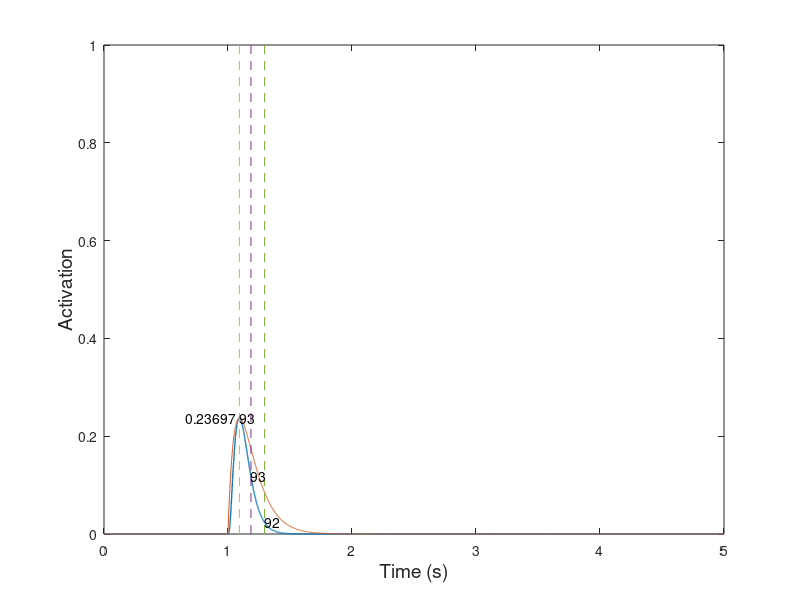

Here is the MATLAB script that generated this plot: (Note: this script raises an error after producing the figure.)
%==========================================================================
% new_model_v11_parameterSearch.m
% Author: Akira Nagamori
% Last update: 2/22/119
% Descriptions
%   Inspired by Williams et al. 1998
%==========================================================================

close all
clear all
clc

%% Simulation parameters
Fs = 1000; %sampling frequency
T = 1/Fs;
time = 0:1/Fs:5; %simulation time
Lce = 1;

%% Parameters to be searched
target_CT = 90;

        
for m = 1:1000
    S = 7;
    C = 1;
    k_1 = 20;
    k_2 = 5;
    k_3 = 15;
    k_4 = 7;
    tau_1 = 0.005;
    tau_2 = 0.04;
    n = 1.8;
    k = 0.04;
    alpha = 4;
    
    r = randi([1 11],1,1);
    if r == 1
        S = 7+ (-S*0.5 + (S*0.5+S*0.5)*rand(1,1));
    elseif r == 2
        C = (1 + (4-1)*rand(1,1));
    elseif r == 3
        k_1 = 20 + (-k_1*0.5 + (k_1*0.5+k_1*0.5)*rand(1,1));
    elseif r == 4    
        k_2 = 5 + (-k_2*0.5 + (k_2*0.5+k_2*0.5)*rand(1,1));
    elseif r == 5
        k_3 = 15 + (-k_3*0.5 + (k_3*0.5+k_3*0.5)*rand(1,1));
    elseif r == 6    
        k_4 = 7 + (-k_4*0.5 + (k_4*0.5+k_4*0.5)*rand(1,1));
    elseif r == 7    
        tau_1 = 0.005 + (-tau_1*0.5 + (tau_1*0.5+tau_1*0.5)*rand(1,1));
    elseif r == 8
        tau_2 = 0.04 + (-tau_2*0.5 + (tau_2*0.5+tau_2*0.5)*rand(1,1));
    elseif r == 9
        n = 1.8 + (-n*0.5 + (n*0.5+n*0.5)*rand(1,1));
    elseif r == 10
        k = 0.04 + (-k*0.5 + (k*0.5+k*0.5)*rand(1,1));
    elseif r == 11    
        alpha = 4 + (-alpha*0.5 + (alpha*0.5+alpha*0.5)*rand(1,1));
    end
   
    %% Run a twitch simulation and sweep simulation
    for i = 1:2
        if i == 1
            simulation_condition = 1;
        elseif i == 2
            simulation_condition = 3;
        end
        if simulation_condition == 1
            % Generate a pulse
            FR_test = 1;
        elseif simulation_condition == 2
            % Generate a spike train at a given frequency
            FR_test = 10;
        elseif simulation_condition == 3
            % Generate a set of spike trains at multiple frequencies
            FR_test = [2 5 8 10 12 15 18 20 25 30 40 50 60 70 80 100 200]; %10:10:100];
        end
        
        %% initialization
        mean_exc = zeros(1,length(FR_test));
        p2p_exc = zeros(1,length(FR_test));
        
        %% Loop through test frequencies
        for f = 1:length(FR_test)
            FR = FR_test(f);
            %%  Generate spike train
            spike = zeros(1,length(time));
            
            if simulation_condition == 1
                % Generate a pulse
                spike(1*Fs) = 1;
            else
                % Generate spike train
                temp =spikeTrainGenerator(0:1/Fs:3,Fs,FR);
                spike(1*Fs:4*Fs) = temp;
            end
            
            
            %% Model parameters
            x = 0; % free calcium concentration
            y = 0; % concentraction of calcium bound to troponin
            z = 0; % porportion of bidning sites that formed cross-bridges (0-1)
            act = 0;
            
            %% Initialization
            x_vec = zeros(1,length(time));
            x_int_vec = zeros(1,length(time));
            y_vec = zeros(1,length(time));
            y_int_vec = zeros(1,length(time));
            z_vec = zeros(1,length(time));
            act_vec = zeros(1,length(time));
            
            spike_temp = zeros(1,length(time));
            R_temp = exp(-time/tau_1);
            R = zeros(1,length(time));
            
            for t = 1:length(time)
                %% Stage 1
                % Calcium diffusion to sarcoplasm
                spike_temp = zeros(1,length(time));
                if spike(t) == 1
                    spike_temp(t) = 1;
                    %temp = conv(spike_temp,R_temp);
                    % R to depend on the normalized firing rate
                    temp = conv(spike_temp,R_temp*(1+2*act^alpha));
                    %             R_i = 1 + (5-1)*exp(-(1/FR)/0.1);
                    %             temp = conv(spike_temp,R_temp*R_i);
                    R = R + temp(1:length(time));
                end
                
                x_dot = k_1*(C-x-y)*R(t) - k_2*x*((C*(S-1))+x+y)-(k_3*x+k_4*y)*(1-y);
                y_dot = (1-y)*(k_3*x-k_4*y);
                x = x_dot/Fs + x;
                y = y_dot/Fs + y;
                
                if y < 0
                    y_temp = 0;
                else
                    y_temp = y;
                end
                y_int = y_temp^n/(y_temp^n+k^n);
                
                %% Stage 3
                z_dot = (y_int-z)/tau_2; %(tau_temp/1000); %(1-z)*f_app - g_app*z;
                z = z_dot/Fs + z;
                
                %% Stage 4
                %
                act = z; % (z*(f_app_max+g_app)/f_app_max);
                
                %% Store variables
                %x_vec(t) = x(t);
                x_vec(t) = x;
                y_vec(t) = y;
                z_vec(t) = z;
                act_vec(t) = act;
                
            end
            
            mean_exc(f) = mean(act_vec(3.5*Fs:4*Fs));
            p2p_exc(f) = max(act_vec(3.5*Fs:4*Fs))-min(act_vec(3.5*Fs:4*Fs));
            
            if simulation_condition == 1
                %------------------------------------------------------------------
                % Twitch analysis
                %------------------------------------------------------------------
                % Find the peak amplitude of twitch and its location
                [pks,locs_0_100] = max(act_vec);
                % Display peak amplitude value
                pks
                % Time it takes from zero force to the peak
                t_0_100 = (locs_0_100-1*Fs)*1000/Fs % convert it in the unit of ms
                
                % Find a half peak amplitude
                peak_half = pks/2;
                % Find time from peak to half maximum
                [~,t_100_50] = min(abs(act_vec(locs_0_100:end)-peak_half));
                
                % Find the location of t_100_50
                locs_100_50 = locs_0_100+t_100_50;
                % Time it takes from peak to half maximum
                t_100_50 = t_100_50*1000/Fs
                
                % Find value of 40% of peak amplitude
                peak_40 = pks*0.4;
                % Find value of 10% of peak amplitude
                peak_10 = pks*0.1;
                
                % Find time when force reaches 40% maximum after peak
                [~,t_40] = min(abs(act_vec(locs_0_100:end)-peak_40));
                % Find time when force reaches 10% maximum after peak
                [~,t_10] = min(abs(act_vec(locs_0_100:end)-peak_10));
                
                % Time it takes from 40% peak to 10% peak
                t_40_10 = (t_10-t_40)*1000/Fs
                
                % Locatino of t_40_10
                locs_40_10 = locs_0_100+t_10;
                
                T = t_0_100/Fs;
                P =  pks/T;
                twitch_Milner_temp = P.*time.*exp(1-time/T);
                twitch_Milner = conv(spike,twitch_Milner_temp);
            end
            
            figure(i)
            plot(time,act_vec,'LineWidth',1)
            hold on
            if simulation_condition == 1
                plot(time,twitch_Milner(1:length(time)))
                hold on
                plot([time(locs_0_100) time(locs_0_100)],[0 1],'--')
                text(time(locs_0_100),pks,num2str(t_0_100))
                hold on
                plot([time(locs_100_50) time(locs_100_50)],[0 1],'--')
                plot([time(locs_40_10) time(locs_40_10)],[0 1],'--')
                text(time(locs_100_50),peak_half,num2str(t_100_50))
                text(time(locs_40_10),peak_10,num2str(t_40_10))
                text(time(locs_0_100)-time(locs_0_100)*0.4,pks,num2str(pks))
            end
            
        end
        
        figure(i)
        xlabel('Time (s)','FontSize',14)
        ylabel('Activation','FontSize',14)
        
        if simulation_condition == 2
            figure(3)
            plot(time,x_vec,'LineWidth',1)
            xlabel('Time (s)','FontSize',14)
            ylabel('x','FontSize',14)
            
            figure(4)
            plot(time,x_int_vec,'LineWidth',1)
            xlabel('Time (s)','FontSize',14)
            ylabel('x_{int}','FontSize',14)
            
            figure(5)
            plot(time,y_vec,'LineWidth',1)
            xlabel('Time (s)','FontSize',14)
            ylabel('y','FontSize',14)
            
        elseif simulation_condition == 3
            %% Calculate twitch-tetanus ratio
            twitch2tetanus_ratio = p2p_exc(1)/mean_exc(f)
            %% Calculate the degree of fusion
            fusion = 1-p2p_exc/p2p_exc(1);
            
            %% Calculate FR_half
            FR_new = FR_test(1):0.1:FR_test(end);
            Af_new = spline(FR_test,mean_exc,FR_new);
            [~,loc] = min(abs(Af_new-0.5));
            FR_half = FR_new(loc);
            FR_half
            
            %% Calculate the desired activation-frequency relationship bassed on Song et al. (2008)
            f_eff = FR_new/FR_half;
            a_f = 0.56;
            n_f0 = 2.1;
            n_f1 = 5;
            n_f = n_f0 +n_f1* (1/Lce-1);
            Af_Song = 1-exp(-(f_eff./(a_f*n_f)).^n_f);
            
            %% Calculate error between the desired and generated activation-frequency relationship
            for j = 1:length(FR_test)
                [val,loc] = min(abs(FR_new-FR_test(j)));
                error_temp(j) = abs(Af_Song(loc)-mean_exc(j));
            end
            error = sum(error_temp)
            
            %% Plot results
            figure(6)
            plot(FR_test/FR_half,mean_exc,'LineWidth',1)
            xlabel('Frequency (Hz)','FontSize',14)
            ylabel('Activation','FontSize',14)
            hold on
            plot(f_eff,Af_Song)
            xlim([0 3])
            
            figure(7)
            plot(FR_test/FR_half,fusion,'LineWidth',1)
            xlabel('Frequency (Hz)','FontSize',14)
            ylabel('Fusion','FontSize',14)
            hold on
            xlim([0 3])
            
            figure(8)
            plot(mean_exc./max(mean_exc),fusion,'LineWidth',1)
            xlabel('Activation','FontSize',14)
            ylabel('Fusion','FontSize',14)
            hold on
            plot(0:0.1:1,0:0.1:1,'--')
        end
        
    end
    
    Data = cell(2,12);
    Data(1,:) = {'t_0_100','t_100_50','t_40_10','P_t','t2t','FR_half','Error_CT','Error_Af','Test frequencies','Af','Fusion','Parameters'};
    Data{2,1} = t_0_100;
    Data{2,2} = t_100_50;
    Data{2,3} = t_40_10;
    Data{2,4} = pks;
    Data{2,5} = twitch2tetanus_ratio;
    Data{2,6} = FR_half;
    Data{2,7} = target_CT-t_0_100;
    Data{2,8} = error;
    Data{2,9} = FR_test/FR_half;
    Data{2,10} = mean_exc;
    Data{2,11} = fusion;
    Data{2,12} = [S,C,k_1,k_2,k_3,k_4,tau_1,tau_2,n,k,alpha];
    
    code_folder = '/Users/akira/Documents/GitHub/Twitch-Based-Muscle-Model';
    data_folder = '/Users/akira/Documents/GitHub/Twitch-Based-Muscle-Model/Data';
    
    cd(data_folder)
    save(['Data_' num2str(m)],'Data')
    cd(code_folder)
    
end
function spikeTrain = spikeTrainGenerator(t,Fs,freq)

spikeTrain = zeros(1,length(t));
ISI = round(1/freq*Fs);
numSpikes = round(length(t)/ISI);
index = [1:numSpikes]*ISI;
index(index>length(t)) = [];
spikeTrain(index) = 1;
spikeTrain(1) = 1;

end
